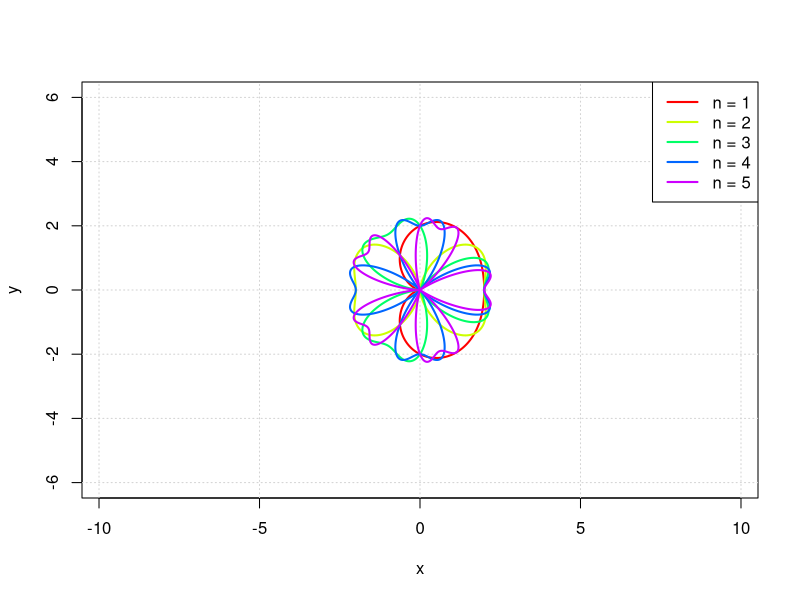

This chart was generated by the following R code: (Note: this script raises an error after producing the figure.)
# Séquence d'angles
theta <- seq(0, 2*pi, length.out = 1000)

# Liste de valeurs de n
n_values <- 1:5   # par exemple n = 1, 2, 3, 4, 5

# Préparation du graphique
plot(0, 0, type = "n", xlim = c(-6, 6), ylim = c(-6, 6),
     xlab = "x", ylab = "y", asp = 1)
grid()

colors <- rainbow(length(n_values))

# Boucle sur les différentes valeurs de n
for (i in seq_along(n_values)) {
  n <- n_values[i]
  r <- 1+ cos(n* theta) + sin(n * theta)^2
  x <- r * cos(theta)
  y <- r * sin(theta)
  lines(x, y, col = colors[i], lwd = 2)
}

legend("topright", legend = paste("n =", n_values),
       col = colors, lwd = 2)

library(ggplot2)

library(gganimate)

# Création des données pour plusieurs n
theta <- seq(0, 2*pi, length.out = 500)
n.values <- 1:10

df <- do.call(rbind, lapply(n.values, function(n) {
  r <- 2 + 3*sin(4*theta*n)
  data.frame(
    theta = theta,
    n = n,
    x = r*cos(theta),
    y = r*sin(theta)
  )
}))

# Création du graphique animé
p <- ggplot(df, aes(x, y, group = n)) +
  geom_path(color = "blue", linewidth = 1.2) +
  coord_equal() +
  labs(title = expression(r = 1 + cos(n*theta) + sin(n*theta)),
       subtitle = "n = {frame_time}",
       x = "x", y = "y") +
  transition_time(n) +
  ease_aes('linear')

animate(p, fps = 10, nframes = 1000, renderer = gifski_renderer())

anim <- animate(p, fps = 10, nframes = 100, renderer = gifski_renderer())
anim_save("courbe_polaire.gif", animation = anim)


animate(p, renderer = av_renderer("courbe_polaire.mp4"))
